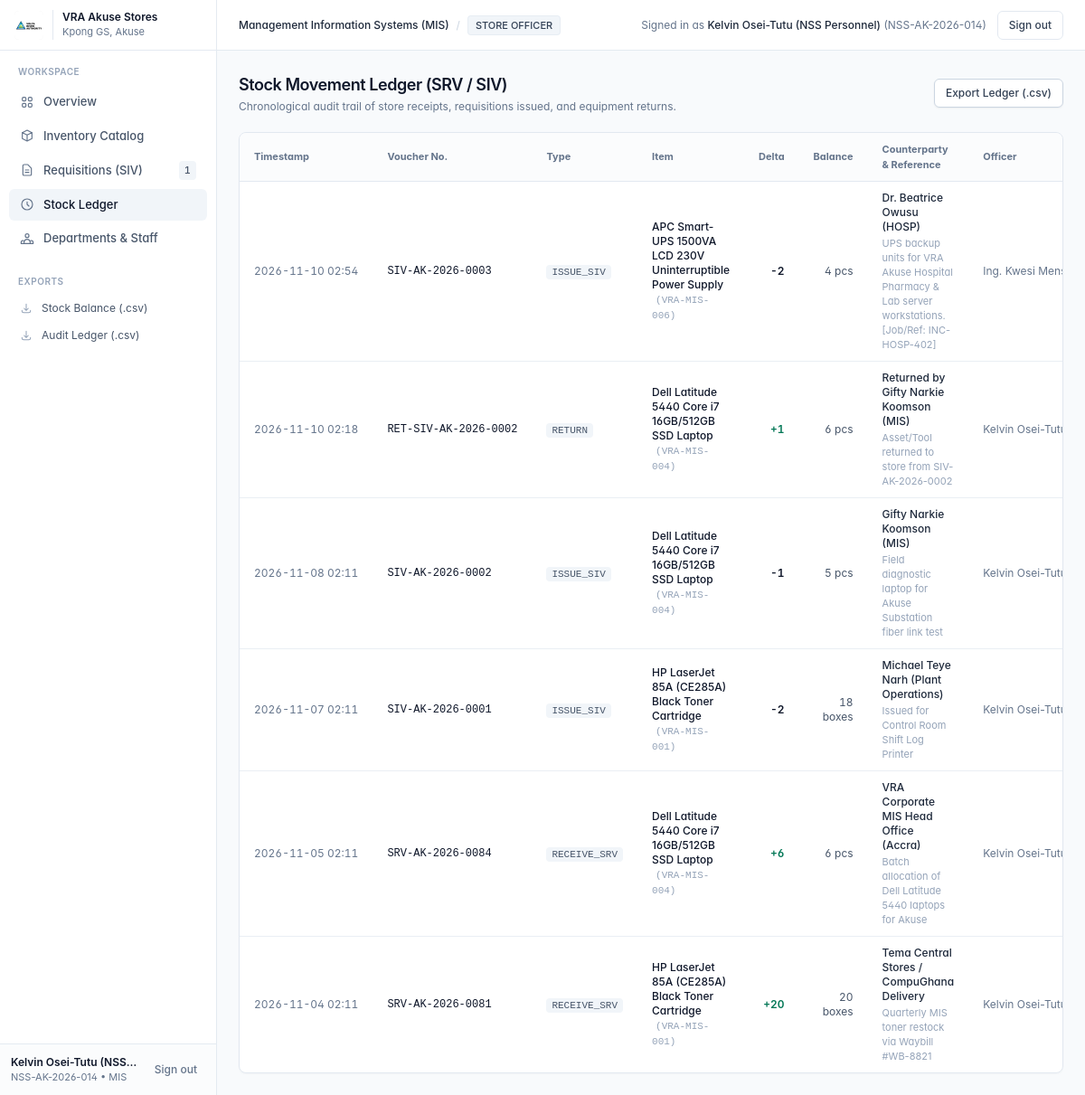
The app's page /audit-log (signed in), older data.
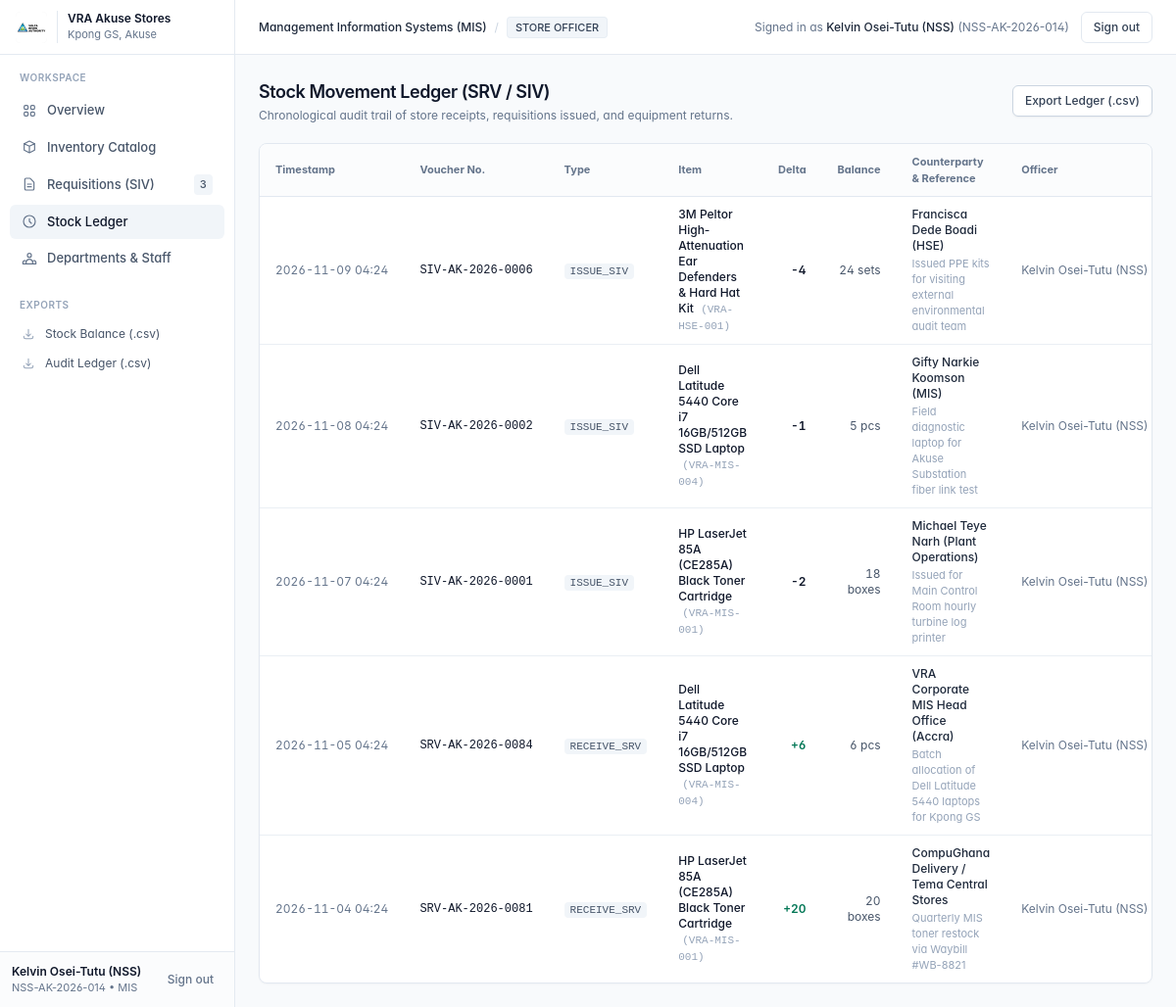
The same page, newer data.
### app/models.py (models this page shows)
class User(Base):
    __tablename__ = "users"
    id = Column(Integer, primary_key=True, index=True)
    staff_id = Column(String(30), unique=True, index=True, nullable=False)  # e.g. VRA-AK-1042 or NSS-AK-2026-08
    full_name = Column(String(120), nullable=False)
    email = Column(String(120), unique=True, nullable=False)
    phone = Column(String(30), nullable=True)
    role = Column(String(30), nullable=False, default="STAFF")
    job_title = Column(String(100), nullable=True)
    department_id = Column(Integer, ForeignKey("departments.id"), nullable=False)
    password_plain = Column(String(100), default="vra123")  # Simple demo auth + quick role switcher
    is_active = Column(Boolean, default=True)
    department = relationship("Department", back_populates="users")
    requisitions_requested = relationship(
        "Requisition", foreign_keys="Requisition.requester_id", back_populates="requester"
    )
    requisitions_approved = relationship(
        "Requisition", foreign_keys="Requisition.approved_by_id", back_populates="approved_by"
    )
    requisitions_issued = relationship(
        "Requisition", foreign_keys="Requisition.issued_by_id", back_populates="issued_by"
    )

class StockTransaction(Base):
    __tablename__ = "stock_transactions"
    id = Column(Integer, primary_key=True, index=True)
    voucher_no = Column(String(50), index=True, nullable=False)  # SRV-AK-2026-001 or SIV-AK-2026-001
    transaction_type = Column(String(30), nullable=False)  # RECEIVE_SRV, ISSUE_SIV, RETURN, ADJUSTMENT
    item_id = Column(Integer, ForeignKey("inventory_items.id"), nullable=False)
    quantity_change = Column(Integer, nullable=False)  # +10 or -2
    balance_after = Column(Integer, nullable=False)
    performed_by_id = Column(Integer, ForeignKey("users.id"), nullable=False)
    recipient_or_supplier = Column(String(150), nullable=True)
    reference_note = Column(Text, nullable=True)
    created_at = Column(DateTime, default=datetime.utcnow)
    item = relationship("InventoryItem", back_populates="transactions")
    performed_by = relationship("User")

class InventoryItem(Base):
    __tablename__ = "inventory_items"
    id = Column(Integer, primary_key=True, index=True)
    item_code = Column(String(40), unique=True, index=True, nullable=False)  # e.g. VRA-MIS-001
    name = Column(String(150), nullable=False)
    category = Column(String(80), nullable=False)  # IT & Networking, Electrical Spares, Mechanical, PPE & Safety, Stationery, Medical/Hospital
    item_type = Column(String(30), nullable=False, default="CONSUMABLE")  # CONSUMABLE or ASSET
    brand_model = Column(String(120), nullable=True)
    serial_or_part_no = Column(String(100), nullable=True)
    vra_asset_tag = Column(String(80), nullable=True)
    unit = Column(String(30), nullable=False, default="pcs")  # pcs, boxes, meters, sets, rolls, packs
    quantity_on_hand = Column(Integer, nullable=False, default=0)
    reorder_level = Column(Integer, nullable=False, default=5)
    store_location = Column(String(120), nullable=False, default="MIS Store - Rack A1")
    condition = Column(String(40), nullable=False, default="New / Good")  # New / Good, Fair, Faulty, Under Repair
    department_id = Column(Integer, ForeignKey("departments.id"), nullable=True)
    notes = Column(Text, nullable=True)
    updated_at = Column(DateTime, default=datetime.utcnow, onupdate=datetime.utcnow)
    owning_department = relationship("Department", back_populates="items")
    requisitions = relationship("Requisition", back_populates="item")
    transactions = relationship("StockTransaction", back_populates="item")

### app/main.py (the view)
@app.get("/audit-log", response_class=HTMLResponse)
def audit_log_page(request: Request, db: Session = Depends(get_db)):
    current_user = get_authenticated_user(request, db)
    if not current_user:
        return RedirectResponse(url="/login", status_code=303)
    if current_user.role == "STAFF":
        return RedirectResponse(url="/?msg=Ledger+access+restricted+to+Store+Officers+and+Supervisors", status_code=303)
    ctx = get_common_context(request, db, current_user, active_page="audit")
    transactions = (
        db.query(StockTransaction)
        .options(joinedload(StockTransaction.item), joinedload(StockTransaction.performed_by))
        .order_by(StockTransaction.created_at.desc())
        .all()
    )
    ctx["transactions"] = transactions
    return templates.TemplateResponse(request, "audit.html", ctx)

### app/templates/audit.html
{% extends "base.html" %}
{% block content %}
<div class="flex flex-col sm:flex-row sm:items-center justify-between gap-4 mb-5">
  <div>
    <h1 class="text-lg font-semibold text-slate-900 tracking-tight">Stock Movement Ledger (SRV / SIV)</h1>
    <p class="text-xs text-slate-500 mt-0.5">
      Chronological audit trail of store receipts, requisitions issued, and equipment returns.
    </p>
  </div>
  <div>
    <a href="/export/transactions.csv" class="h-8 inline-flex items-center px-3 rounded-md bg-white border border-slate-300 hover:bg-slate-50 text-xs font-medium text-slate-700 shadow-sm transition">
      Export Ledger (.csv)
    </a>
  </div>
</div>
<div class="bg-white border border-slate-200 rounded-lg shadow-[0_1px_2px_rgba(15,23,42,0.03)] overflow-hidden">
  <div class="overflow-x-auto">
    <table class="w-full text-left border-collapse">
      <thead>
        <tr class="border-b border-slate-200 text-[11px] font-medium text-slate-500 bg-slate-50/60">
          <th class="py-2.5 px-4">Timestamp</th>
          <th class="py-2.5 px-4">Voucher No.</th>
          <th class="py-2.5 px-4">Type</th>
          <th class="py-2.5 px-4">Item</th>
          <th class="py-2.5 px-4 text-right">Delta</th>
          <th class="py-2.5 px-4 text-right">Balance</th>
          <th class="py-2.5 px-4">Counterparty &amp; Reference</th>
          <th class="py-2.5 px-4">Officer</th>
        </tr>
      </thead>
      <tbody class="divide-y divide-slate-200/70 text-xs">
        {% for tx in transactions %}
        <tr class="hover:bg-slate-50/80">
          <td class="py-2.5 px-4 text-slate-500 whitespace-nowrap tabular-nums">
            {{ tx.created_at.strftime('%Y-%m-%d %H:%M') }}
          </td>
          <td class="py-2.5 px-4 font-mono font-medium text-slate-900 whitespace-nowrap">
            {{ tx.voucher_no }}
          </td>
          <td class="py-2.5 px-4 whitespace-nowrap">
            <span class="font-mono text-[11px] text-slate-600 bg-slate-100 px-1.5 py-0.5 rounded">
              {{ tx.transaction_type }}
            </span>
          </td>
          <td class="py-2.5 px-4">
            <span class="font-medium text-slate-900">{{ tx.item.name }}</span>
            <span class="text-slate-400 font-mono text-[11px] ml-1">({{ tx.item.item_code }})</span>
          </td>
          <td class="py-2.5 px-4 text-right tabular-nums font-semibold {% if tx.quantity_change > 0 %}text-emerald-700{% else %}text-slate-900{% endif %}">
            {% if tx.quantity_change > 0 %}+{{ tx.quantity_change }}{% else %}{{ tx.quantity_change }}{% endif %}
          </td>
          <td class="py-2.5 px-4 text-right tabular-nums text-slate-600">
            {{ tx.balance_after }} {{ tx.item.unit }}
          </td>
          <td class="py-2.5 px-4 text-slate-600">
            <div class="font-medium text-slate-800">{{ tx.recipient_or_supplier }}</div>
            {% if tx.reference_note %}
              <div class="text-[11px] text-slate-400 mt-0.5">{{ tx.reference_note }}</div>
            {% endif %}
          </td>
          <td class="py-2.5 px-4 text-slate-500 whitespace-nowrap">
            {{ tx.performed_by.full_name }}
          </td>
        </tr>
        {% endfor %}
      </tbody>
    </table>
  </div>
</div>
{% endblock %}

### app/templates/base.html (shortened to what the changed rows need)
<!DOCTYPE html>
<html lang="en">
<head>
  <script src="/static/js/tailwind.min.js"></script>
  <link rel="stylesheet" href="/static/css/style.css" />
</head>
<body class="{% if active_page == 'dashboard' %}dashboard-ambient-bg{% else %}bg-[#f8fafc]{% endif %} text-slate-900 min-h-screen flex text-[13px]">
  <aside
    id="appSidebar"
    class="fixed inset-y-0 left-0 w-64 lg:w-60 bg-white border-r border-slate-200/90 z-50 flex flex-col transform -translate-x-full lg:translate-x-0 transition-transform duration-250 ease-out"
  >
    <nav class="flex-1 px-2.5 py-4 space-y-0.5 overflow-y-auto">
      <a href="/requisitions" class="nav-item flex items-center justify-between px-3 py-2 rounded-md font-medium {% if active_page == 'requisitions' %}bg-slate-100 text-slate-900{% else %}text-slate-600 hover:bg-slate-50 hover:text-slate-900{% endif %}">
        <div class="flex items-center gap-2.5">
          <svg class="w-4 h-4 text-slate-500" fill="none" stroke="currentColor" viewBox="0 0 24 24">
            <path stroke-linecap="round" stroke-linejoin="round" stroke-width="1.75" d="M9 12h6m-6 4h6m2 5H7a2 2 0 01-2-2V5a2 2 0 012-2h5.586a1 1 0 01.707.293l5.414 5.414a1 1 0 01.293.707V19a2 2 0 01-2 2z"/>
          </svg>
          <span>{% if current_user.role == 'STAFF' %}My Requisitions{% else %}Requisitions (SIV){% endif %}</span>
        </div>
        {% if pending_count > 0 %}
          <span class="text-[11px] font-medium text-slate-600 bg-slate-100 px-1.5 py-0.5 rounded tabular-nums">{{ pending_count }}</span>
        {% endif %}
      </a>
    </nav>
    <div class="p-3 border-t border-slate-200/90 bg-slate-50/60">
      <div class="flex items-center justify-between gap-2">
        <div class="min-w-0">
          <div class="font-semibold text-xs text-slate-900 truncate">{{ current_user.full_name }}</div>
          <div class="text-[11px] text-slate-500 truncate">{{ current_user.staff_id }} • {{ current_user.department.code }}</div>
        </div>
      </div>
    </div>
  </aside>
  <div class="flex-1 lg:pl-60 flex flex-col min-w-0 w-full {% if active_page == 'dashboard' %}dashboard-ambient-bg{% endif %}">
    <header class="h-14 bg-white/90 backdrop-blur-md border-b border-slate-200/90 px-4 sm:px-6 flex items-center justify-between gap-2 sticky top-0 z-20">
      <div class="flex items-center gap-2.5 min-w-0">
        <div class="flex items-center gap-2 text-xs text-slate-500 truncate">
          <span class="font-medium text-slate-800 truncate hidden sm:inline">{{ current_user.department.name }}</span>
          <span class="hidden sm:inline text-slate-300">/</span>
          <span class="inline-flex items-center px-2 py-0.5 rounded text-[11px] font-medium bg-slate-100 text-slate-700 border border-slate-200/60 shrink-0">
            {{ current_user.role.replace('_', ' ') }}
          </span>
        </div>
      </div>
      <div class="flex items-center gap-3 shrink-0">
        <span class="hidden sm:inline text-xs text-slate-500">
          Signed in as <strong class="font-medium text-slate-800">{{ current_user.full_name }}</strong> ({{ current_user.staff_id }})
        </span>
        <a href="/logout" class="h-8 inline-flex items-center px-3 rounded-md border border-slate-200 hover:bg-slate-50 active:scale-[0.98] text-xs font-medium text-slate-700 transition-all whitespace-nowrap">
          Sign out
        </a>
      </div>
    </header>
    <main class="flex-1 max-w-6xl w-full mx-auto px-4 sm:px-6 py-5 sm:py-6 animate-page">
      {% block content %}{% endblock %}
    </main>
  </div>
</body>
</html>

Row changes from the older to the newer data that the page shows:
removed StockTransaction: created_at "2026-11-10 02:54", voucher_no "SIV-AK-2026-0003", transaction_type "ISSUE_SIV", item.name "APC Smart-UPS 1500VA LCD 230V Uninterruptible Power Supply", item.item_code "VRA-MIS-006", quantity_change "-2", balance_after "4", item.unit "pcs", recipient_or_supplier "Dr. Beatrice Owusu (HOSP)", reference_note "UPS backup units for VRA Akuse Hospital Pharmacy & Lab server workstations. [Job/Ref: INC-HOSP-402]", performed_by.full_name "Ing. Kwesi…"
changed User "STORE OFFICER": full_name "Kelvin Osei-Tutu (NSS…" → "Kelvin Osei-Tutu (NSS)"; full_name "Kelvin Osei-Tutu (NSS Personnel)" → "Kelvin Osei-Tutu (NSS)"
changed StockTransaction: created_at "2026-11-10 02:18" → "2026-11-09 04:24"; voucher_no "RET-SIV-AK-2026-0002" → "SIV-AK-2026-0006"; transaction_type "RETURN" → "ISSUE_SIV"; item.name "Dell Latitude 5440 Core i7 16GB/512GB SSD Laptop" → "3M Peltor High-Attenuation Ear Defenders & Hard Hat Kit"; item.item_code "VRA-MIS-004" → "VRA-HSE-001"; balance_after "6" → "24"; item.unit "pcs" → "sets"; recipient_or_supplier "Returned by Gifty Narkie Koomson (MIS)" → "Francisca Dede Boadi (HSE)"; reference_note "Asset/Tool returned to store from SIV-AK-2026-0002" → "Issued PPE kits for visiting external environmental audit team"; performed_by.full_name "Kelvin…" → "Kelvin Osei-Tutu (NSS)"; quantity_change "1" → "-4"
changed StockTransaction "SIV-AK-2026-0002": created_at "2026-11-08 02:11" → "2026-11-08 04:24"; performed_by.full_name "Kelvin…" → "Kelvin Osei-Tutu (NSS)"
changed StockTransaction "Michael Teye Narh (Plant Operations)": created_at "2026-11-07 02:11" → "2026-11-07 04:24"; reference_note "Issued for Control Room Shift Log Printer" → "Issued for Main Control Room hourly turbine log printer"; performed_by.full_name "Kelvin…" → "Kelvin Osei-Tutu (NSS)"
changed StockTransaction "VRA Corporate MIS Head Office (Accra)": created_at "2026-11-05 02:11" → "2026-11-05 04:24"; reference_note "Batch allocation of Dell Latitude 5440 laptops for Akuse" → "Batch allocation of Dell Latitude 5440 laptops for Kpong GS"; performed_by.full_name "Kelvin…" → "Kelvin Osei-Tutu (NSS)"
changed StockTransaction "Quarterly MIS toner restock via Waybill #WB-8821": created_at "2026-11-04 02:11" → "2026-11-04 04:24"; recipient_or_supplier "Tema Central Stores / CompuGhana Delivery" → "CompuGhana Delivery / Tema Central Stores"; performed_by.full_name "Kelvin…" → "Kelvin Osei-Tutu (NSS)"
Text that changed along with them:
{{ pending_count }}: "1" → "3"
